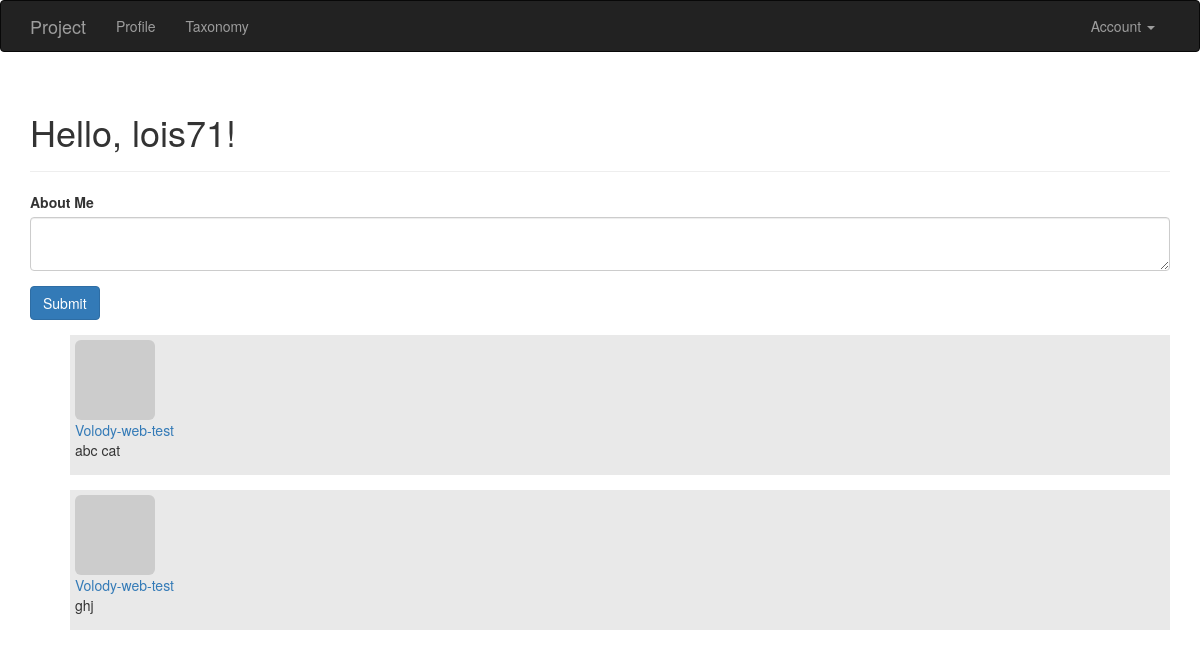
Page /taxonomy (signed in) on the committed database.
### app/models.py (models this page shows, shortened)
class User(UserMixin, db.Model):
    __tablename__ = 'users'
    id = db.Column(db.Integer, primary_key=True)
    email = db.Column(db.String(64), unique=True, index=True)
    username = db.Column(db.String(64), unique=True, index=True)
    role_id = db.Column(db.Integer, db.ForeignKey('roles.id'))
    password_hash = db.Column(db.String(128))
    confirmed = db.Column(db.Boolean, default=False)
    name = db.Column(db.String(64))
    location = db.Column(db.String(64))
    about_me = db.Column(db.Text())
    member_since = db.Column(db.DateTime(), default=datetime.utcnow)
    last_seen = db.Column(db.DateTime(), default=datetime.utcnow)
    avatar_hash = db.Column(db.String(32))
    posts = db.relationship('Post', backref='author', lazy='dynamic')
    taxonomy = db.relationship('Taxonomy', backref='author', lazy='dynamic')
    followed = db.relationship('Follow',
                               foreign_keys=[Follow.follower_id],
                               backref=db.backref('follower', lazy='joined'),
                               lazy='dynamic',
                               cascade='all, delete-orphan')
    followers = db.relationship('Follow',
                                foreign_keys=[Follow.followed_id],
                                backref=db.backref('followed', lazy='joined'),
                                lazy='dynamic',
                                cascade='all, delete-orphan')
    comments = db.relationship('Comment', backref='author', lazy='dynamic')
    @property
    def password(self):
        raise AttributeError('password is not a readable attribute')
    def can(self, permissions):
        return self.role is not None and \
            (self.role.permissions & permissions) == permissions
    def ping(self):
        self.last_seen = datetime.utcnow()
        db.session.add(self)
    def gravatar(self, size=100, default='identicon', rating='g'):
        if request.is_secure:
            url = 'https://secure.gravatar.com/avatar'
        else:
            url = 'http://www.gravatar.com/avatar'
        hash = self.avatar_hash or hashlib.md5(
            self.email.encode('utf-8')).hexdigest()
        return '{url}/{hash}?s={size}&d={default}&r={rating}'.format(
            url=url, hash=hash, size=size, default=default, rating=rating)

class Taxonomy(db.Model):
    __tablename__ = 'taxonomy'
    id = db.Column(db.Integer, primary_key = True)
    category  = db.Column(db.Text)
    tag = db.Column(db.Text)
    author_id = db.Column(db.Integer, db.ForeignKey('users.id'))
    timestamp = db.Column(db.DateTime, index=True, default=datetime.utcnow)
    post_id = db.Column(db.Integer, db.ForeignKey('posts.id'))

### app/main/views.py (the view)
@main.route('/taxonomy', methods=['POST', 'GET'])
def taxonomy():
	if current_user.can(Permission.WRITE_ARTICLES) and request.method == 'POST':
		taxonom = Taxonomy(category=request.form['category'], author=current_user._get_current_object())
		db.session.add(taxonom)
		return redirect(url_for('.taxonomy'))
	taxonomy = Taxonomy.query.order_by(Taxonomy.timestamp.desc()).all()
	return render_template('posts/taxonomy.html', taxonomy=taxonomy)

### app/auth/views.py (called while the page is built)
@auth.before_app_request
def before_request():
    if current_user.is_authenticated:
        current_user.ping()
        if not current_user.confirmed \
                and request.endpoint \
                and request.endpoint[:5] != 'auth.' \
                and request.endpoint != 'static':
            return redirect(url_for('auth.unconfirmed'))

### app/main/__init__.py (called while the page is built)
@main.app_context_processor
def inject_permissions():
    return dict(Permission=Permission)

### app/models.py (called while the page is built)
@login_manager.user_loader
def load_user(user_id):
    return User.query.get(int(user_id))

### app/templates/posts/taxonomy.html
{% extends "base.html" %}
{% import "_macros.html" as macros %}
{% block content %}
	<div class="container">
		<div class="page-header">
			<h1>Hello, {% if current_user.is_authenticated %}{{ current_user.username }}{% else %}Stranger{% endif %}!</h1>
		</div>
		<div class="row">
			<div class="col-md-12">
				{% if current_user.can(Permission.WRITE_ARTICLES) %}
					<form role="form" method="POST" data-toggle="validator">
						<div class="form-group">
							<label for="inputName" class="control-label">About Me</label>
							<textarea class="form-control" name="category" required></textarea>
						</div>
						<div class="form-group">
							<button type="submit" class="btn btn-primary">Submit</button>
						</div>
					</form>
					{% include 'posts/_taxonomys.html' %}
				{% else %}
					<h2>Permission Denied</h2>
				{% endif %}
			</div>
		</div>
	</div>
{% endblock %}

### app/templates/posts/_taxonomys.html (shortened to what this page needs)
<ul class="posts">
	{% for tax in taxonomy %}
		<li class="post">
			<div class="profile-thumbnail">
				<a href="{{ url_for('.user', username=tax.author.username) }}">
					<img class="img-rounded profile-thumbnail" src="{{ tax.author.gravatar(size=40) }}">
				</a>
			</div>
			<div class="post-author">
				<a href="{{ url_for('.user', username=tax.author.username) }}">
					{{ tax.author.username }}
				</a>
			</div>
			<div class="post-body">{{ tax.category }}</div>
			<div class="post-footer">
			</div>
		</li>
	{% endfor %}
</ul>

### app/static/style.css (style rules this page uses)
ul.posts li { list-style: none; padding: 5px; background-color: #e9e9e9; margin-bottom: 15px; }
.post-footer { text-align: right; padding-bottom: 10px; }

### rows in the picture
User: username "lois71"
Taxonomy: author.username "Volody-web-test", category "abc cat"
Taxonomy: author.username "Volody-web-test", category "ghj"
